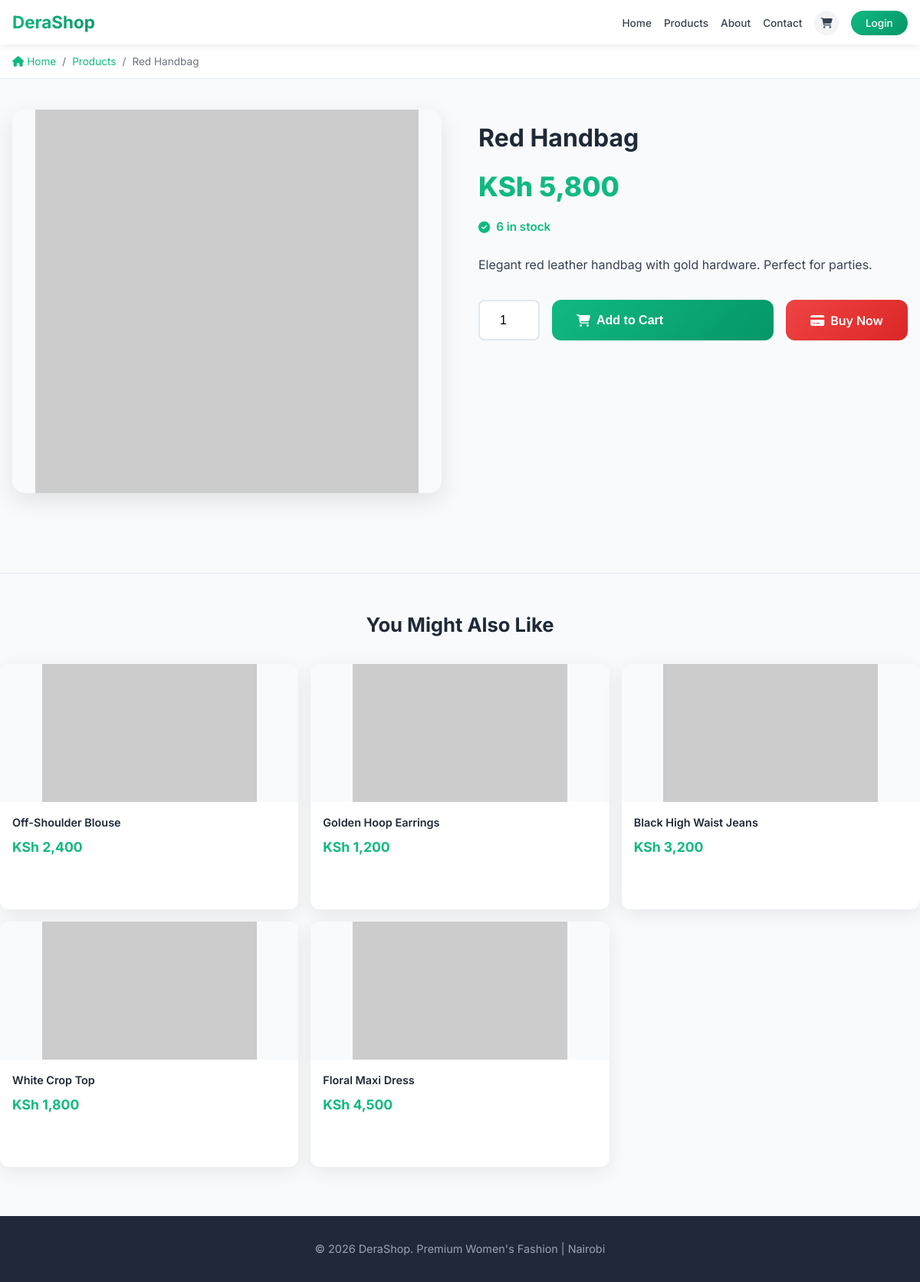
The page /product-detail.php?id=5 on the database its author committed.
### tables this page shows
CREATE TABLE products (
  id INT AUTO_INCREMENT PRIMARY KEY,
  name VARCHAR(150) NOT NULL,
  description TEXT,
  price DECIMAL(10,2) NOT NULL,
  category VARCHAR(50) DEFAULT 'fashion',  
  size VARCHAR(20),  
  image VARCHAR(255),
  stock INT NOT NULL DEFAULT 0,
  featured TINYINT(1) DEFAULT 0,  
  created_at TIMESTAMP DEFAULT CURRENT_TIMESTAMP
);

### config.php (called while the page is built, shortened)
<?php
function is_customer_logged_in() {
    return isset($_SESSION['user']) && $_SESSION['user']['role'] === 'customer';
}
?>

### product-detail.php (the view, shortened to what this page needs)
<?php
require 'config.php';
$product_id = (int)$_GET['id'];
$stmt = $conn->prepare("SELECT * FROM products WHERE id = ? AND stock > 0");
$stmt->bind_param("i", $product_id);
$stmt->execute();
$product = $stmt->get_result()->fetch_assoc();
$is_logged_in = is_customer_logged_in();
?>
<!DOCTYPE html>
<html lang="en">
<head>
    <link rel="stylesheet" href="https://cdnjs.cloudflare.com/ajax/libs/font-awesome/6.4.0/css/all.min.css">
</head>
<body>
    <header class="header">
        <div class="header-inner">
            <a href="index.php" class="logo">DeraShop</a>
            <ul class="nav-links">
                <li><a href="index.php">Home</a></li>
                <li><a href="products.php">Products</a></li>
                <li><a href="about.php">About</a></li>
                <li><a href="contact.php">Contact</a></li>
                <li>
                    <a href="cart.php" class="cart-icon">
                        <i class="fas fa-shopping-cart"></i>
                    </a>
                </li>
                <?php if ($is_logged_in): ?>
                    <li><a href="logout.php">Logout</a></li>
                <?php else: ?>
                    <li><a href="login.php" class="btn-login">Login</a></li>
                <?php endif; ?>
            </ul>
        </div>
    </header>
    <nav class="breadcrumbs">
        <div class="breadcrumbs-nav">
            <a href="index.php"><i class="fas fa-home"></i> Home</a>
            <span>/</span>
            <a href="products.php">Products</a>
            <span>/</span>
            <span><?php echo htmlspecialchars($product['name']); ?></span>
        </div>
    </nav>
    <section class="product-detail">
        <div class="product-gallery">
            <img src="images/<?php echo htmlspecialchars($product['image'] ?: 'placeholder.jpg'); ?>"
                 alt="<?php echo htmlspecialchars($product['name']); ?>"
                 class="main-image"
                 onerror="this.src='https://via.placeholder.com/500x500/f8fafc/10b981?text=No+Image'">
        </div>
        <div class="product-info">
            <h1 class="product-title"><?php echo htmlspecialchars($product['name']); ?></h1>
            <div class="product-price">KSh <?php echo number_format($product['price'], 0); ?></div>
            <div class="product-stock">
                <i class="fas fa-check-circle"></i>
                <?php echo $product['stock']; ?> in stock
            </div>
            <div class="product-description">
                <?php echo nl2br(htmlspecialchars($product['description'])); ?>
            </div>
            <form method="post" action="cart.php" class="product-actions">
                <input type="number" name="quantity" value="1" min="1" max="<?php echo (int)$product['stock']; ?>"
                       class="quantity-input" required>
                <button type="submit" name="add_to_cart" class="btn-cart">
                    <i class="fas fa-shopping-cart"></i> Add to Cart
                </button>
                <a href="checkout.php?product_id=<?php echo $product['id']; ?>" class="btn-buy">
                    <i class="fas fa-credit-card"></i> Buy Now
                </a>
            </form>
        </div>
    </section>
    <section class="related-section">
        <div class="container">
            <h2 style="text-align: center; margin-bottom: 2rem; font-size: 1.6rem; color: #1f2937; font-weight: 700;">
                You Might Also Like
            </h2>
            <?php
            $related_stmt = $conn->query("SELECT * FROM products WHERE id != $product_id AND stock > 0 ORDER BY id DESC LIMIT 8");
            if ($related_stmt && $related_stmt->num_rows > 0):
            ?>
            <div class="related-grid">
                <?php while ($related = $related_stmt->fetch_assoc()): ?>
                <a href="product-detail.php?id=<?php echo $related['id']; ?>" class="related-card">
                    <div class="related-image">
                        <img src="images/<?php echo htmlspecialchars($related['image'] ?: 'placeholder.jpg'); ?>"
                             alt="<?php echo htmlspecialchars($related['name']); ?>"
                             onerror="this.src='https://via.placeholder.com/280x180/f8fafc/10b981?text=Image'">
                    </div>
                    <div class="related-content">
                        <div class="related-title"><?php echo htmlspecialchars(substr($related['name'], 0, 40)); ?></div>
                        <div class="related-price">KSh <?php echo number_format($related['price'], 0); ?></div>
                    </div>
                </a>
                <?php endwhile; ?>
            </div>
            <?php endif; ?>
        </div>
    </section>
    <footer class="footer">
        <div class="container">
            <p style="text-align: center; color: #9ca3af; font-size: 0.9rem;">© 2026 DeraShop. Premium Women's Fashion | Nairobi</p>
        </div>
    </footer>
</body>
</html>

### product-detail.php (style rules this page uses)
* { margin: 0; padding: 0; box-sizing: border-box; }
body { font-family: 'Inter', sans-serif; background: #f8fafc; color: #1f2937; line-height: 1.5; }
.header { background: white; padding: 0.75rem 1rem; box-shadow: 0 2px 10px rgba(0,0,0,0.08); position: sticky; top: 0; z-index: 100; }
.header-inner { max-width: 1200px; margin: 0 auto; display: flex; justify-content: space-between; align-items: center; }
.logo { font-size: 1.4rem; font-weight: 700; background: linear-gradient(135deg, #10b981, #059669); -webkit-background-clip: text; -webkit-text-fill-color: transparent; text-decoration: none; }
.nav-links { display: flex; list-style: none; gap: 1rem; align-items: center; }
.nav-links a { color: #374151; text-decoration: none; font-weight: 500; font-size: 0.85rem; transition: color 0.3s; }
.cart-icon { position: relative; padding: 0.5rem; border-radius: 50%; background: #f3f4f6; text-decoration: none; }
.btn-login { background: linear-gradient(135deg, #10b981, #059669); color: white !important; padding: 0.5rem 1.2rem; border-radius: 20px; font-weight: 600; font-size: 0.85rem; text-decoration: none !important; }
.breadcrumbs { background: white; padding: 0.75rem 1rem; border-bottom: 1px solid #e2e8f0; }
.breadcrumbs-nav { max-width: 1200px; margin: 0 auto; display: flex; align-items: center; gap: 0.5rem; font-size: 0.85rem; }
.breadcrumbs-nav a { color: #10b981; text-decoration: none; }
.breadcrumbs-nav span { color: #6b7280; }
.product-detail { padding: 2.5rem 1rem; max-width: 1200px; margin: 0 auto; display: grid; grid-template-columns: 1fr 1fr; gap: 3rem; }
.product-gallery { position: sticky; top: 120px; }
.main-image { width: 100%; height: 500px; border-radius: 16px; object-fit: contain; object-position: center; background: #f8fafc; box-shadow: 0 10px 30px rgba(0,0,0,0.1); display: block; }
.product-info { padding: 1rem 0; }
.product-title { font-size: 2rem; font-weight: 700; margin-bottom: 1rem; color: #1f2937; line-height: 1.3; }
.product-price { font-size: 2.2rem; font-weight: 800; color: #10b981; margin-bottom: 1rem; }
.product-stock { display: flex; align-items: center; gap: 0.5rem; color: #10b981; font-weight: 600; margin-bottom: 1.5rem; font-size: 0.95rem; }
.product-description { color: #374151; line-height: 1.7; margin-bottom: 2rem; font-size: 1rem; }
.product-actions { display: flex; gap: 1rem; flex-wrap: wrap; margin-bottom: 2rem; }
.quantity-input { width: 80px; padding: 0.75rem; border: 2px solid #e2e8f0; border-radius: 8px; font-size: 1rem; text-align: center; }
.btn-cart { background: linear-gradient(135deg, #10b981, #059669); color: white; padding: 0.9rem 2rem; border: none; border-radius: 12px; font-weight: 600; font-size: 1rem; flex: 1; display: flex; align-items: center; gap: 0.5rem; transition: all 0.3s; }
.btn-buy { background: linear-gradient(135deg, #ef4444, #dc2626); color: white; padding: 0.9rem 2rem; border: none; border-radius: 12px; font-weight: 600; font-size: 1rem; text-decoration: none; display: flex; align-items: center; gap: 0.5rem; transition: all 0.3s; }
.related-section { grid-column: 1/-1; margin-top: 4rem; padding-top: 3rem; border-top: 1px solid #e2e8f0; }
.related-grid { display: grid; grid-template-columns: repeat(4, 1fr); gap: 1rem; }
.related-card { background: white; border-radius: 12px; overflow: hidden; box-shadow: 0 6px 25px rgba(0,0,0,0.08); transition: all 0.3s ease; height: 320px; display: flex; flex-direction: column; text-decoration: none; color: inherit; }
.related-image { height: 180px; overflow: hidden; background: #f8fafc; }
.related-image img { width: 100%; height: 100%; object-fit: contain; object-position: center; transition: transform 0.3s ease; }
.related-content { padding: 1rem; flex: 1; display: flex; flex-direction: column; }
.related-title { font-size: 0.9rem; font-weight: 600; margin-bottom: 0.5rem; color: #1f2937; overflow: hidden; display: -webkit-box; -webkit-line-clamp: 2; -webkit-box-orient: vertical; }
.related-price { font-size: 1.1rem; font-weight: 700; color: #10b981; margin-bottom: auto; }
.container { max-width: 1200px; margin: 0 auto; }
.footer { background: #1f2937; color: white; padding: 2rem 1rem; margin-top: 4rem; }
@media (max-width: 1200px) { .related-grid { grid-template-columns: repeat(3, 1fr); } }

### rows shown on the page
products: name "Red Handbag", price "5,800", stock "6", description "Elegant red leather handbag with gold hardware. Perfect for parties."
products: name "Off-Shoulder Blouse", price "2,400"
products: name "Golden Hoop Earrings", price "1,200"
products: name "Black High Waist Jeans", price "3,200"
products: name "White Crop Top", price "1,800"
products: name "Floral Maxi Dress", price "4,500"
